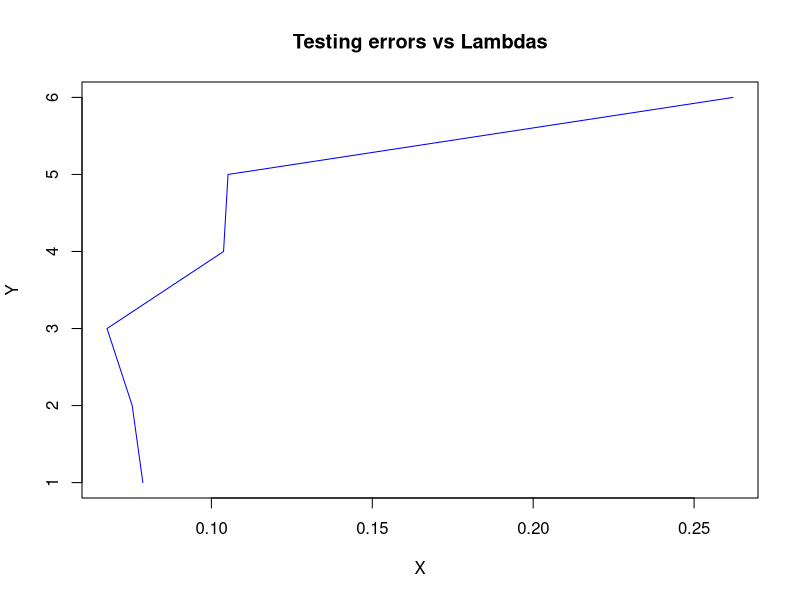

R code for this plot:
############################################################# 
## Stat 202A - Homework 2
## Author: 
## Date : 
## Description: This script implements ridge regression as 
## well as piecewise linear spline regression.
#############################################################

#############################################################
## INSTRUCTIONS: Please fill in the missing lines of code
## only where specified. Do not change function names, 
## function inputs or outputs. You can add examples at the
## end of the script (in the "Optional examples" section) to 
## double-check your work, but MAKE SURE TO COMMENT OUT ALL 
## OF YOUR EXAMPLES BEFORE SUBMITTING.
##
## Very important: Do not use the function "setwd" anywhere
## in your code. If you do, I will be unable to grade your 
## work since R will attempt to change my working directory
## to one that does not exist.
#############################################################

#################################
## Function 1: Sweep operation ##
#################################

mySweep <- function(A, m){
  
  # Perform a SWEEP operation on A with the pivot element A[m,m].
  # 
  # A: a square matrix.
  # m: the pivot element is A[m, m].
  # Returns a swept matrix.
  
  ## Leave this function as is unless you want to make it 
  ## more efficient!
  
  n <- nrow(A)
  
  for(k in 1:m){ 
    for(i in 1:n)     
      for(j in 1:n)   
        if(i != k  & j != k)     
          A[i,j] <- A[i,j] - A[i,k]*A[k,j]/A[k,k]    
        
        for(i in 1:n) 
          if(i != k) 
            A[i,k] <- A[i,k]/A[k,k]  
          
          for(j in 1:n) 
            if(j != k) 
              A[k,j] <- A[k,j]/A[k,k]
            
            A[k,k] <- - 1/A[k,k]
  }
  
  return(A)
  
}


##################################
## Function 2: Ridge regression ##
##################################

myRidge <- function(X, Y, lambda){
  
  # Perform ridge regression of Y on X.
  # 
  # X: a matrix of explanatory variables.
  # Y: a vector of dependent variables. Y can also be a 
  # matrix, as long as the function works.
  # lambda: regularization parameter (lambda >= 0)
  # Returns beta, the ridge regression solution.

  ##################################
  ## FILL IN THIS SECTION OF CODE ##
  ##################################
  n = dim(X)[1]
  p = dim(X)[2]
  Z = cbind(rep(1,n), X, Y)
  A = t(Z)%*%Z
  D = diag(rep(lambda, p+2))
  D[p+2, p+2] = 0
  D[1, 1] = 0
  A = A + D
  S = mySweep(A, p+1)
  beta_ridge =S[1:(p+1), p+2]
  
  ## Function should output the vector beta_ridge, the 
  ## solution to the ridge regression problem. Beta_ridge
  ## should have p + 1 elements.
  return(beta_ridge)
  
}


##############################################################
## Optional function (not graded, just for testing myRidge) ##
##############################################################

testRidge <- function(){
  
  ## You can edit this function however you like (or not at all). 
  ## I just included it here to help you check if your ridge 
  ## function is working properly.
  
  ## Load up "trees" data
  my.data <- trees
  
  ## Let X be the Girth and Height of trees
  ## X needs to be a matrix
  X <- as.matrix(trees[,1:2])
  
  ## Let Y be the Volume of the tree
  Y <- trees$Volume
  
  ## Compare ridge solution when lambda = 0 to ordinary linear regression
  beta_ls    <- lm(Volume ~ Girth + Height, data = my.data)$coeff
  beta_ridge <- myRidge(X, Y, 0)
  
  if(sum(beta_ridge - beta_ls) <= 10^(-5))
    cat("Looks like myRidge is working properly when lambda = 0! \n")
  
  ## You can test around some more
  
}


mySplineTest <- function(x, Y, lambda, p = 100, beta_spline){

  n = length(x)
  X <- matrix(x, nrow=n)
  
  for ( k in (1:(p-1))/p)
    X <- cbind(X,(x>k)*(x-k))
  
  Yhat <- cbind(rep(1,n),X)%*% beta_spline

  output <- list(beta_spline = beta_spline, predicted_y = Yhat)
  return(output)
  
}


####################################################
## Function 3: Piecewise linear spline regression ##
####################################################



mySpline <- function(x, Y, lambda, p = 100){

  
  # Perform spline regression of Y on x.
  # 
  # x: An n x 1 vector or n x 1 matrix of explanatory variables.
  # You can assume that 0 <= x_i <= 1 for i=1,...,n.
  # Y: An n x 1 vector of dependent variables. Y can also be an 
  # n x 1 matrix, as long as the function works.
  # lambda: regularization parameter (lambda >= 0)
  # p: Number of cuts to make to the x-axis.
  
  
  n = length(x)
  X <- matrix(x, nrow=n)
  
  for ( k in (1:(p-1))/p)
    X <- cbind(X,(x>k)*(x-k))

  beta_spline <- myRidge(X,Y,lambda)
  Yhat <- cbind(rep(1,n),X)%*% beta_spline
  
  
  ##################################
  ## FILL IN THIS SECTION OF CODE ##
  ##################################
  
  ## Function should return a list containing two elements:
  ## The first element of the list is the spline regression
  ## beta vector, which should be p + 1 dimensional (here, 
  ## p is the number of cuts we made to the x-axis).
  ## The second element is y.hat, the predicted Y values
  ## using the spline regression beta vector. This 
  ## can be a numeric vector or matrix.

  
  output <- list(beta_spline = beta_spline, predicted_y = Yhat)
  return(output)
 
}

########################################################
## Optional examples (comment out before submitting!) ##
########################################################
n=100

sigma=0.1
lambda=1000

p=100
X <- runif(n)

train_x <- X[1:80]
test_x <- X[81:100]

train_x <- sort (train_x)
test_x <- sort (test_x)

train_y <- train_x^2 + rnorm(80) * sigma
test_y <- test_x^2 + rnorm(20) * sigma

op_train <- mySpline(train_x,train_y,lambda,p)
beta_spl <- op_train$beta_spline
training_error = sum(abs(train_y - op_train$predicted_y))/length(train_y)

op_test <- mySplineTest(test_x,test_y,lambda,p,beta_spl)
testing_error = sum(abs(test_y - op_test$predicted_y))/length(test_y)

print(training_error)
print(testing_error)

tr=c(0.07105358,0.07071239,0.07752532,0.08270616,0.1061344,0.2157368)
ts=c(0.07870062,0.0753857,0.06756782,0.103775,0.1051672,0.2620837)
lambdas=c(1,2,3,4,5,6)
plot(ts,lambdas, col="blue", main = "Testing errors vs Lambdas", xlab = "X", ylab = "Y", type = "l")
#points(X,y)
#lines(X,op$predicted_y, type="l", col="green")
#points(X,op$predicted_y, col = "green")
#legend('topleft', c("Random","Predicted"),lty=1, col=c('blue', 'green'), bty='n', cex=.75)